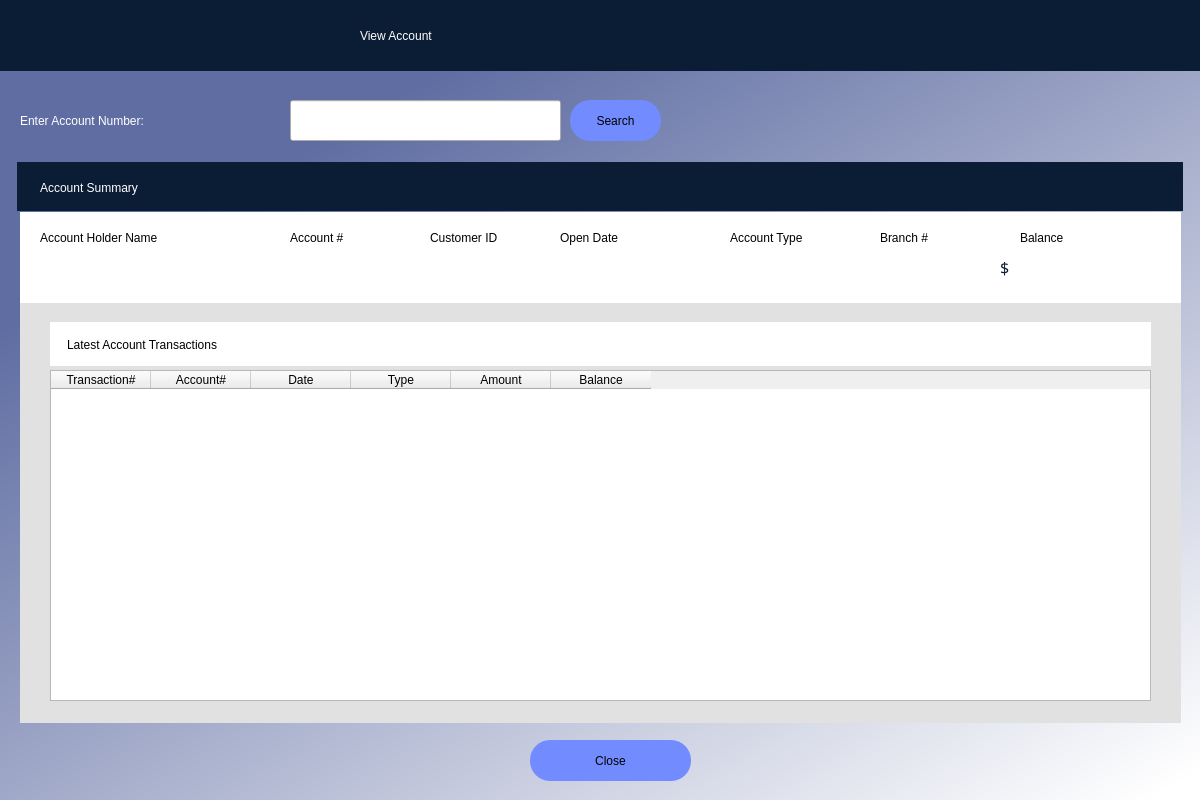
<?xml version="1.0" encoding="UTF-8"?>
<ui version="4.0">
 <class>Dialog</class>
 <widget class="QDialog" name="Dialog">
  <property name="geometry">
   <rect>
    <x>0</x>
    <y>0</y>
    <width>1200</width>
    <height>800</height>
   </rect>
  </property>
  <property name="windowTitle">
   <string>Rattler Bank Database</string>
  </property>
  <property name="windowIcon">
   <iconset>
    <normaloff>RB snake.png</normaloff>RB snake.png</iconset>
  </property>
  <property name="sizeGripEnabled">
   <bool>false</bool>
  </property>
  <widget class="QWidget" name="bgwidget" native="true">
   <property name="geometry">
    <rect>
     <x>0</x>
     <y>0</y>
     <width>1201</width>
     <height>800</height>
    </rect>
   </property>
   <property name="styleSheet">
    <string notr="true">QWidget#bgwidget{
background-color:qlineargradient(spread:pad, x1:0.242, y1:0.198727, x2:0.957, y2:1, stop:0 rgba(95, 109, 162, 255), stop:1 rgba(255, 255, 255, 255))}</string>
   </property>
   <widget class="QLabel" name="label_2">
    <property name="geometry">
     <rect>
      <x>10</x>
      <y>10</y>
      <width>321</width>
      <height>51</height>
     </rect>
    </property>
    <property name="text">
     <string/>
    </property>
    <property name="pixmap">
     <pixmap>RB3.png</pixmap>
    </property>
    <property name="scaledContents">
     <bool>true</bool>
    </property>
   </widget>
   <widget class="QLabel" name="label_6">
    <property name="geometry">
     <rect>
      <x>0</x>
      <y>0</y>
      <width>1201</width>
      <height>71</height>
     </rect>
    </property>
    <property name="styleSheet">
     <string notr="true">background-color: rgb(11, 29, 53);</string>
    </property>
    <property name="text">
     <string/>
    </property>
   </widget>
   <widget class="QLabel" name="employee_name">
    <property name="geometry">
     <rect>
      <x>10</x>
      <y>80</y>
      <width>241</width>
      <height>41</height>
     </rect>
    </property>
    <property name="styleSheet">
     <string notr="true">font: 12pt &quot;MS Shell Dlg 2&quot;;</string>
    </property>
    <property name="text">
     <string/>
    </property>
   </widget>
   <widget class="QLabel" name="label_13">
    <property name="geometry">
     <rect>
      <x>40</x>
      <y>167</y>
      <width>411</width>
      <height>41</height>
     </rect>
    </property>
    <property name="styleSheet">
     <string notr="true">font: 12pt &quot;Heebo&quot;; color:rgb(255, 255, 255)
</string>
    </property>
    <property name="text">
     <string>Account Summary</string>
    </property>
   </widget>
   <widget class="QLabel" name="label_14">
    <property name="geometry">
     <rect>
      <x>17</x>
      <y>162</y>
      <width>1166</width>
      <height>49</height>
     </rect>
    </property>
    <property name="styleSheet">
     <string notr="true">background-color: rgb(11, 29, 53);</string>
    </property>
    <property name="text">
     <string/>
    </property>
   </widget>
   <widget class="QLabel" name="label_4">
    <property name="geometry">
     <rect>
      <x>20</x>
      <y>212</y>
      <width>1161</width>
      <height>511</height>
     </rect>
    </property>
    <property name="styleSheet">
     <string notr="true">background-color: rgb(225, 225, 225);</string>
    </property>
    <property name="text">
     <string/>
    </property>
   </widget>
   <widget class="QLabel" name="label_5">
    <property name="geometry">
     <rect>
      <x>20</x>
      <y>212</y>
      <width>1161</width>
      <height>91</height>
     </rect>
    </property>
    <property name="styleSheet">
     <string notr="true">background-color: rgb(255, 255, 255);</string>
    </property>
    <property name="text">
     <string/>
    </property>
   </widget>
   <widget class="QLabel" name="label_16">
    <property name="geometry">
     <rect>
      <x>40</x>
      <y>222</y>
      <width>201</width>
      <height>31</height>
     </rect>
    </property>
    <property name="styleSheet">
     <string notr="true">
font: 8pt &quot;Heebo&quot;;
</string>
    </property>
    <property name="text">
     <string>Account Holder Name</string>
    </property>
   </widget>
   <widget class="QLabel" name="label_17">
    <property name="geometry">
     <rect>
      <x>290</x>
      <y>222</y>
      <width>201</width>
      <height>31</height>
     </rect>
    </property>
    <property name="styleSheet">
     <string notr="true">
font: 8pt &quot;Heebo&quot;;
</string>
    </property>
    <property name="text">
     <string>Account #</string>
    </property>
   </widget>
   <widget class="QLabel" name="label_18">
    <property name="geometry">
     <rect>
      <x>880</x>
      <y>222</y>
      <width>91</width>
      <height>31</height>
     </rect>
    </property>
    <property name="styleSheet">
     <string notr="true">
font: 8pt &quot;Heebo&quot;;
</string>
    </property>
    <property name="text">
     <string>Branch #</string>
    </property>
   </widget>
   <widget class="QLabel" name="customer_name">
    <property name="geometry">
     <rect>
      <x>40</x>
      <y>252</y>
      <width>201</width>
      <height>31</height>
     </rect>
    </property>
    <property name="font">
     <font>
      <family>Heebo</family>
      <pointsize>12</pointsize>
      <weight>50</weight>
      <italic>false</italic>
      <bold>false</bold>
     </font>
    </property>
    <property name="styleSheet">
     <string notr="true">font: 12pt &quot;Heebo&quot;;
</string>
    </property>
    <property name="text">
     <string/>
    </property>
   </widget>
   <widget class="QLabel" name="account_num">
    <property name="geometry">
     <rect>
      <x>290</x>
      <y>252</y>
      <width>121</width>
      <height>31</height>
     </rect>
    </property>
    <property name="font">
     <font>
      <family>Heebo</family>
      <pointsize>12</pointsize>
      <weight>50</weight>
      <italic>false</italic>
      <bold>false</bold>
     </font>
    </property>
    <property name="styleSheet">
     <string notr="true">font: 12pt &quot;Heebo&quot;;
</string>
    </property>
    <property name="text">
     <string/>
    </property>
   </widget>
   <widget class="QLabel" name="branch_num">
    <property name="geometry">
     <rect>
      <x>880</x>
      <y>252</y>
      <width>91</width>
      <height>31</height>
     </rect>
    </property>
    <property name="font">
     <font>
      <family>Heebo</family>
      <pointsize>12</pointsize>
      <weight>50</weight>
      <italic>false</italic>
      <bold>false</bold>
     </font>
    </property>
    <property name="styleSheet">
     <string notr="true">font: 12pt &quot;Heebo&quot;;
</string>
    </property>
    <property name="text">
     <string/>
    </property>
   </widget>
   <widget class="QLabel" name="balance">
    <property name="geometry">
     <rect>
      <x>1020</x>
      <y>252</y>
      <width>151</width>
      <height>31</height>
     </rect>
    </property>
    <property name="font">
     <font>
      <family>Arial Black</family>
      <pointsize>12</pointsize>
      <weight>10</weight>
      <italic>false</italic>
      <bold>false</bold>
     </font>
    </property>
    <property name="styleSheet">
     <string notr="true">font: 87 12pt &quot;Arial Black&quot;;
color: rgb(11, 29, 53);</string>
    </property>
    <property name="text">
     <string/>
    </property>
   </widget>
   <widget class="QLabel" name="label_23">
    <property name="geometry">
     <rect>
      <x>1020</x>
      <y>222</y>
      <width>201</width>
      <height>31</height>
     </rect>
    </property>
    <property name="styleSheet">
     <string notr="true">
font: 8pt &quot;Heebo&quot;;
</string>
    </property>
    <property name="text">
     <string>Balance</string>
    </property>
   </widget>
   <widget class="QLabel" name="customer_ID">
    <property name="geometry">
     <rect>
      <x>430</x>
      <y>252</y>
      <width>101</width>
      <height>31</height>
     </rect>
    </property>
    <property name="font">
     <font>
      <family>Heebo</family>
      <pointsize>12</pointsize>
      <weight>50</weight>
      <italic>false</italic>
      <bold>false</bold>
     </font>
    </property>
    <property name="styleSheet">
     <string notr="true">font: 12pt &quot;Heebo&quot;;
</string>
    </property>
    <property name="text">
     <string/>
    </property>
   </widget>
   <widget class="QLabel" name="label_25">
    <property name="geometry">
     <rect>
      <x>430</x>
      <y>222</y>
      <width>111</width>
      <height>31</height>
     </rect>
    </property>
    <property name="styleSheet">
     <string notr="true">
font: 8pt &quot;Heebo&quot;;
</string>
    </property>
    <property name="text">
     <string>Customer ID</string>
    </property>
   </widget>
   <widget class="QLabel" name="account_type">
    <property name="geometry">
     <rect>
      <x>730</x>
      <y>252</y>
      <width>111</width>
      <height>31</height>
     </rect>
    </property>
    <property name="font">
     <font>
      <family>Heebo</family>
      <pointsize>12</pointsize>
      <weight>50</weight>
      <italic>false</italic>
      <bold>false</bold>
     </font>
    </property>
    <property name="styleSheet">
     <string notr="true">font: 12pt &quot;Heebo&quot;;
</string>
    </property>
    <property name="text">
     <string/>
    </property>
   </widget>
   <widget class="QLabel" name="label_27">
    <property name="geometry">
     <rect>
      <x>730</x>
      <y>222</y>
      <width>111</width>
      <height>31</height>
     </rect>
    </property>
    <property name="styleSheet">
     <string notr="true">
font: 8pt &quot;Heebo&quot;;
</string>
    </property>
    <property name="text">
     <string>Account Type</string>
    </property>
   </widget>
   <widget class="QLabel" name="label_28">
    <property name="geometry">
     <rect>
      <x>560</x>
      <y>222</y>
      <width>111</width>
      <height>31</height>
     </rect>
    </property>
    <property name="styleSheet">
     <string notr="true">
font: 8pt &quot;Heebo&quot;;
</string>
    </property>
    <property name="text">
     <string>Open Date</string>
    </property>
   </widget>
   <widget class="QLabel" name="open_date">
    <property name="geometry">
     <rect>
      <x>560</x>
      <y>252</y>
      <width>151</width>
      <height>31</height>
     </rect>
    </property>
    <property name="font">
     <font>
      <family>Heebo</family>
      <pointsize>12</pointsize>
      <weight>50</weight>
      <italic>false</italic>
      <bold>false</bold>
     </font>
    </property>
    <property name="styleSheet">
     <string notr="true">font: 12pt &quot;Heebo&quot;;
</string>
    </property>
    <property name="text">
     <string/>
    </property>
   </widget>
   <widget class="QLabel" name="label_30">
    <property name="geometry">
     <rect>
      <x>50</x>
      <y>322</y>
      <width>1101</width>
      <height>44</height>
     </rect>
    </property>
    <property name="styleSheet">
     <string notr="true">background-color: rgb(255, 255, 255);</string>
    </property>
    <property name="text">
     <string/>
    </property>
   </widget>
   <widget class="QLabel" name="label_31">
    <property name="geometry">
     <rect>
      <x>67</x>
      <y>324</y>
      <width>411</width>
      <height>41</height>
     </rect>
    </property>
    <property name="styleSheet">
     <string notr="true">font: 10pt &quot;Heebo&quot;; </string>
    </property>
    <property name="text">
     <string>Latest Account Transactions</string>
    </property>
   </widget>
   <widget class="QLabel" name="enter_acct_num">
    <property name="geometry">
     <rect>
      <x>20</x>
      <y>100</y>
      <width>411</width>
      <height>41</height>
     </rect>
    </property>
    <property name="styleSheet">
     <string notr="true">font: 12pt &quot;Heebo&quot;; color:rgb(255, 255, 255)
</string>
    </property>
    <property name="text">
     <string>Enter Account Number:</string>
    </property>
   </widget>
   <widget class="QLineEdit" name="acct_search_field">
    <property name="geometry">
     <rect>
      <x>290</x>
      <y>100</y>
      <width>271</width>
      <height>41</height>
     </rect>
    </property>
    <property name="styleSheet">
     <string notr="true">QLineEdit:focus {
   border: 3px solid rgb(255, 217, 0);
}</string>
    </property>
   </widget>
   <widget class="QLabel" name="balance_2">
    <property name="geometry">
     <rect>
      <x>1000</x>
      <y>252</y>
      <width>21</width>
      <height>31</height>
     </rect>
    </property>
    <property name="font">
     <font>
      <family>Arial Black</family>
      <pointsize>12</pointsize>
      <weight>10</weight>
      <italic>false</italic>
      <bold>false</bold>
     </font>
    </property>
    <property name="styleSheet">
     <string notr="true">font: 87 12pt &quot;Arial Black&quot;;
color: rgb(11, 29, 53);</string>
    </property>
    <property name="text">
     <string>$</string>
    </property>
   </widget>
   <widget class="QPushButton" name="acct_search_button">
    <property name="geometry">
     <rect>
      <x>570</x>
      <y>100</y>
      <width>91</width>
      <height>41</height>
     </rect>
    </property>
    <property name="styleSheet">
     <string notr="true">QPushButton {
    border-radius: 20px;
    background-color: rgb(114, 140, 255);
    font: 9pt &quot;Heebo&quot;;
}

QPushButton:hover {
    background-color: rgb(93, 205, 245);
}

QPushButton:pressed {
    background-color: rgb(0, 0, 255);
}

</string>
    </property>
    <property name="text">
     <string>Search</string>
    </property>
   </widget>
   <widget class="QLabel" name="error">
    <property name="geometry">
     <rect>
      <x>680</x>
      <y>100</y>
      <width>501</width>
      <height>31</height>
     </rect>
    </property>
    <property name="styleSheet">
     <string notr="true">font: 8pt &quot;MS Shell Dlg 2&quot;; 
color: rgb(190, 0, 0);</string>
    </property>
    <property name="text">
     <string/>
    </property>
   </widget>
   <widget class="QPushButton" name="close_button">
    <property name="geometry">
     <rect>
      <x>530</x>
      <y>740</y>
      <width>161</width>
      <height>41</height>
     </rect>
    </property>
    <property name="styleSheet">
     <string notr="true">QPushButton {
    border-radius: 20px;
    background-color: rgb(114, 140, 255);
    font: 9pt &quot;Heebo&quot;;
}

QPushButton:hover {
    background-color: rgb(93, 205, 245);
}

QPushButton:pressed {
    background-color: rgb(0, 0, 255);
}

</string>
    </property>
    <property name="text">
     <string>Close</string>
    </property>
   </widget>
   <widget class="QTableWidget" name="ctrans_table_Widget">
    <property name="geometry">
     <rect>
      <x>50</x>
      <y>370</y>
      <width>1101</width>
      <height>331</height>
     </rect>
    </property>
    <property name="sizePolicy">
     <sizepolicy hsizetype="Fixed" vsizetype="Expanding">
      <horstretch>0</horstretch>
      <verstretch>0</verstretch>
     </sizepolicy>
    </property>
    <property name="font">
     <font>
      <family>Heebo</family>
      <pointsize>8</pointsize>
      <weight>50</weight>
      <italic>false</italic>
      <bold>false</bold>
     </font>
    </property>
    <property name="styleSheet">
     <string notr="true">font: 8pt &quot;Heebo&quot;;</string>
    </property>
    <property name="horizontalScrollBarPolicy">
     <enum>Qt::ScrollBarAlwaysOff</enum>
    </property>
    <property name="columnCount">
     <number>6</number>
    </property>
    <attribute name="horizontalHeaderCascadingSectionResizes">
     <bool>false</bool>
    </attribute>
    <column>
     <property name="text">
      <string>Transaction#</string>
     </property>
    </column>
    <column>
     <property name="text">
      <string>Account#</string>
     </property>
    </column>
    <column>
     <property name="text">
      <string>Date</string>
     </property>
    </column>
    <column>
     <property name="text">
      <string>Type</string>
     </property>
    </column>
    <column>
     <property name="text">
      <string>Amount</string>
     </property>
    </column>
    <column>
     <property name="text">
      <string>Balance</string>
     </property>
    </column>
   </widget>
   <widget class="QLabel" name="make_deposit_label">
    <property name="geometry">
     <rect>
      <x>360</x>
      <y>15</y>
      <width>411</width>
      <height>41</height>
     </rect>
    </property>
    <property name="styleSheet">
     <string notr="true">font: 75 16pt &quot;Gadugi&quot;; color:rgb(255, 255, 255)</string>
    </property>
    <property name="text">
     <string>View Account</string>
    </property>
   </widget>
   <zorder>label_6</zorder>
   <zorder>label_2</zorder>
   <zorder>employee_name</zorder>
   <zorder>label_14</zorder>
   <zorder>label_4</zorder>
   <zorder>label_5</zorder>
   <zorder>label_16</zorder>
   <zorder>label_17</zorder>
   <zorder>label_18</zorder>
   <zorder>customer_name</zorder>
   <zorder>account_num</zorder>
   <zorder>branch_num</zorder>
   <zorder>balance</zorder>
   <zorder>label_23</zorder>
   <zorder>customer_ID</zorder>
   <zorder>label_25</zorder>
   <zorder>account_type</zorder>
   <zorder>label_27</zorder>
   <zorder>label_28</zorder>
   <zorder>open_date</zorder>
   <zorder>label_30</zorder>
   <zorder>label_31</zorder>
   <zorder>label_13</zorder>
   <zorder>enter_acct_num</zorder>
   <zorder>acct_search_field</zorder>
   <zorder>balance_2</zorder>
   <zorder>acct_search_button</zorder>
   <zorder>error</zorder>
   <zorder>close_button</zorder>
   <zorder>ctrans_table_Widget</zorder>
   <zorder>make_deposit_label</zorder>
  </widget>
 </widget>
 <resources/>
 <connections/>
</ui>
